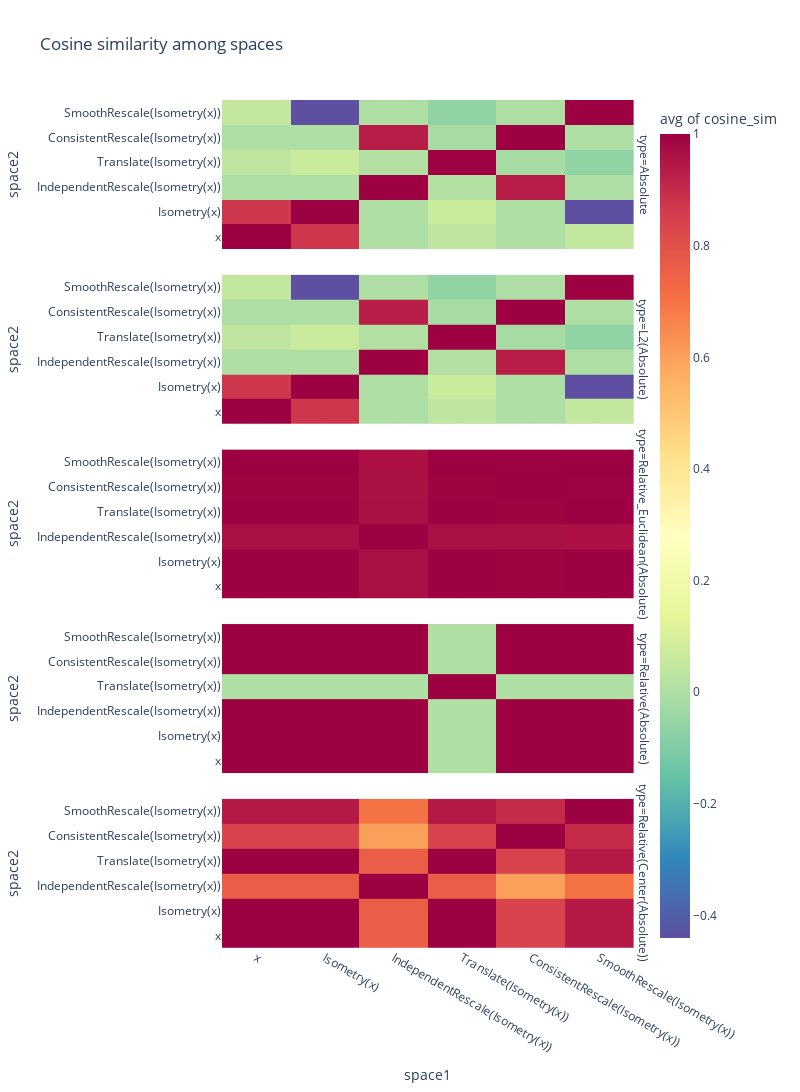

The notebook cell saved with this chart:
### Code cell
px.density_heatmap(
    space_df,
    x="space1",
    y="space2",
    z="cosine_sim",
    color_continuous_scale="Spectral_r",
    title="Cosine similarity among spaces",
    facet_row="type",
    histfunc="avg",
    height=len(name2space) * 300,
    width=800,
)

### Figure 1 — Plotly figure (JSON) as saved in the notebook; plotly's stock layout.template omitted (floating-point values rounded to 4 significant figures)
{"data": [{"coloraxis": "coloraxis", "histfunc": "avg", "hovertemplate": "type=Absolute<br>space1=%{x}<br>space2=%{y}<br>avg of cosine_sim=%{z}<extra></extra>", "name": "", "type": "histogram2d", "x": ["x", "x", "x", "x", "x", "x", "Isometry(x)", "Isometry(x)", "Isometry(x)", "Isometry(x)", "Isometry(x)", "Isometry(x)", "IndependentRescale(Isometry(x))", "IndependentRescale(Isometry(x))", "IndependentRescale(Isometry(x))", "IndependentRescale(Isometry(x))", "IndependentRescale(Isometry(x))", "IndependentRescale(Isometry(x))", "Translate(Isometry(x))", "Translate(Isometry(x))", "Translate(Isometry(x))", "Translate(Isometry(x))", "Translate(Isometry(x))", "Translate(Isometry(x))", "ConsistentRescale(Isometry(x))", "ConsistentRescale(Isometry(x))", "ConsistentRescale(Isometry(x))", "ConsistentRescale(Isometry(x))", "ConsistentRescale(Isometry(x))", "ConsistentRescale(Isometry(x))", "SmoothRescale(Isometry(x))", "SmoothRescale(Isometry(x))", "SmoothRescale(Isometry(x))", "SmoothRescale(Isometry(x))", "SmoothRescale(Isometry(x))", "SmoothRescale(Isometry(x))"], "xaxis": "x5", "xbingroup": "x", "y": ["x", "Isometry(x)", "IndependentRescale(Isometry(x))", "Translate(Isometry(x))", "ConsistentRescale(Isometry(x))", "SmoothRescale(Isometry(x))", "x", "Isometry(x)", "IndependentRescale(Isometry(x))", "Translate(Isometry(x))", "ConsistentRescale(Isometry(x))", "SmoothRescale(Isometry(x))", "x", "Isometry(x)", "IndependentRescale(Isometry(x))", "Translate(Isometry(x))", "ConsistentRescale(Isometry(x))", "SmoothRescale(Isometry(x))", "x", "Isometry(x)", "IndependentRescale(Isometry(x))", "Translate(Isometry(x))", "ConsistentRescale(Isometry(x))", "SmoothRescale(Isometry(x))", "x", "Isometry(x)", "IndependentRescale(Isometry(x))", "Translate(Isometry(x))", "ConsistentRescale(Isometry(x))", "SmoothRescale(Isometry(x))", "x", "Isometry(x)", "IndependentRescale(Isometry(x))", "Translate(Isometry(x))", "ConsistentRescale(Isometry(x))", "SmoothRescale(Isometry(x))"], "yaxis": "y5", "ybingroup": "y", "z": [1, 0.8744, -8.643e-09, 0.04165, 5.96e-10, 0.0507, 0.8744, 1, -2.98e-09, 0.06821, 4.172e-09, -0.4402, -8.643e-09, -2.98e-09, 1, 0.0102, 0.9329, 8.345e-09, 0.04165, 0.06821, 0.0102, 1, -0.0187, -0.06332, 5.96e-10, 4.172e-09, 0.9329, -0.0187, 1, -1.609e-08, 0.0507, -0.4402, 8.345e-09, -0.06332, -1.609e-08, 1]}, {"coloraxis": "coloraxis", "histfunc": "avg", "hovertemplate": "type=L2(Absolute)<br>space1=%{x}<br>space2=%{y}<br>avg of cosine_sim=%{z}<extra></extra>", "name": "", "type": "histogram2d", "x": ["x", "x", "x", "x", "x", "x", "Isometry(x)", "Isometry(x)", "Isometry(x)", "Isometry(x)", "Isometry(x)", "Isometry(x)", "IndependentRescale(Isometry(x))", "IndependentRescale(Isometry(x))", "IndependentRescale(Isometry(x))", "IndependentRescale(Isometry(x))", "IndependentRescale(Isometry(x))", "IndependentRescale(Isometry(x))", "Translate(Isometry(x))", "Translate(Isometry(x))", "Translate(Isometry(x))", "Translate(Isometry(x))", "Translate(Isometry(x))", "Translate(Isometry(x))", "ConsistentRescale(Isometry(x))", "ConsistentRescale(Isometry(x))", "ConsistentRescale(Isometry(x))", "ConsistentRescale(Isometry(x))", "ConsistentRescale(Isometry(x))", "ConsistentRescale(Isometry(x))", "SmoothRescale(Isometry(x))", "SmoothRescale(Isometry(x))", "SmoothRescale(Isometry(x))", "SmoothRescale(Isometry(x))", "SmoothRescale(Isometry(x))", "SmoothRescale(Isometry(x))"], "xaxis": "x4", "xbingroup": "x", "y": ["x", "Isometry(x)", "IndependentRescale(Isometry(x))", "Translate(Isometry(x))", "ConsistentRescale(Isometry(x))", "SmoothRescale(Isometry(x))", "x", "Isometry(x)", "IndependentRescale(Isometry(x))", "Translate(Isometry(x))", "ConsistentRescale(Isometry(x))", "SmoothRescale(Isometry(x))", "x", "Isometry(x)", "IndependentRescale(Isometry(x))", "Translate(Isometry(x))", "ConsistentRescale(Isometry(x))", "SmoothRescale(Isometry(x))", "x", "Isometry(x)", "IndependentRescale(Isometry(x))", "Translate(Isometry(x))", "ConsistentRescale(Isometry(x))", "SmoothRescale(Isometry(x))", "x", "Isometry(x)", "IndependentRescale(Isometry(x))", "Translate(Isometry(x))", "ConsistentRescale(Isometry(x))", "SmoothRescale(Isometry(x))", "x", "Isometry(x)", "IndependentRescale(Isometry(x))", "Translate(Isometry(x))", "ConsistentRescale(Isometry(x))", "SmoothRescale(Isometry(x))"], "yaxis": "y4", "ybingroup": "y", "z": [1, 0.8744, -2.98e-09, 0.04165, -2.384e-09, 0.0507, 0.8744, 1, 3.576e-09, 0.06821, 0, -0.4402, -2.98e-09, 3.576e-09, 1, 0.0102, 0.9329, -2.98e-09, 0.04165, 0.06821, 0.0102, 1, -0.0187, -0.06332, -2.384e-09, 0, 0.9329, -0.0187, 1, -5.364e-09, 0.0507, -0.4402, -2.98e-09, -0.06332, -5.364e-09, 1]}, {"coloraxis": "coloraxis", "histfunc": "avg", "hovertemplate": "type=Relative_Euclidean(Absolute)<br>space1=%{x}<br>space2=%{y}<br>avg of cosine_sim=%{z}<extra></extra>", "name": "", "type": "histogram2d", "x": ["x", "x", "x", "x", "x", "x", "Isometry(x)", "Isometry(x)", "Isometry(x)", "Isometry(x)", "Isometry(x)", "Isometry(x)", "IndependentRescale(Isometry(x))", "IndependentRescale(Isometry(x))", "IndependentRescale(Isometry(x))", "IndependentRescale(Isometry(x))", "IndependentRescale(Isometry(x))", "IndependentRescale(Isometry(x))", "Translate(Isometry(x))", "Translate(Isometry(x))", "Translate(Isometry(x))", "Translate(Isometry(x))", "Translate(Isometry(x))", "Translate(Isometry(x))", "ConsistentRescale(Isometry(x))", "ConsistentRescale(Isometry(x))", "ConsistentRescale(Isometry(x))", "ConsistentRescale(Isometry(x))", "ConsistentRescale(Isometry(x))", "ConsistentRescale(Isometry(x))", "SmoothRescale(Isometry(x))", "SmoothRescale(Isometry(x))", "SmoothRescale(Isometry(x))", "SmoothRescale(Isometry(x))", "SmoothRescale(Isometry(x))", "SmoothRescale(Isometry(x))"], "xaxis": "x3", "xbingroup": "x", "y": ["x", "Isometry(x)", "IndependentRescale(Isometry(x))", "Translate(Isometry(x))", "ConsistentRescale(Isometry(x))", "SmoothRescale(Isometry(x))", "x", "Isometry(x)", "IndependentRescale(Isometry(x))", "Translate(Isometry(x))", "ConsistentRescale(Isometry(x))", "SmoothRescale(Isometry(x))", "x", "Isometry(x)", "IndependentRescale(Isometry(x))", "Translate(Isometry(x))", "ConsistentRescale(Isometry(x))", "SmoothRescale(Isometry(x))", "x", "Isometry(x)", "IndependentRescale(Isometry(x))", "Translate(Isometry(x))", "ConsistentRescale(Isometry(x))", "SmoothRescale(Isometry(x))", "x", "Isometry(x)", "IndependentRescale(Isometry(x))", "Translate(Isometry(x))", "ConsistentRescale(Isometry(x))", "SmoothRescale(Isometry(x))", "x", "Isometry(x)", "IndependentRescale(Isometry(x))", "Translate(Isometry(x))", "ConsistentRescale(Isometry(x))", "SmoothRescale(Isometry(x))"], "yaxis": "y3", "ybingroup": "y", "z": [1, 1, 0.9681, 1, 0.9956, 0.9993, 1, 1, 0.9681, 1, 0.9956, 0.9993, 0.9681, 0.9681, 1, 0.9681, 0.9627, 0.9642, 1, 1, 0.9681, 1, 0.9956, 0.9993, 0.9956, 0.9956, 0.9627, 0.9956, 1, 0.9972, 0.9993, 0.9993, 0.9642, 0.9993, 0.9972, 1]}, {"coloraxis": "coloraxis", "histfunc": "avg", "hovertemplate": "type=Relative(Absolute)<br>space1=%{x}<br>space2=%{y}<br>avg of cosine_sim=%{z}<extra></extra>", "name": "", "type": "histogram2d", "x": ["x", "x", "x", "x", "x", "x", "Isometry(x)", "Isometry(x)", "Isometry(x)", "Isometry(x)", "Isometry(x)", "Isometry(x)", "IndependentRescale(Isometry(x))", "IndependentRescale(Isometry(x))", "IndependentRescale(Isometry(x))", "IndependentRescale(Isometry(x))", "IndependentRescale(Isometry(x))", "IndependentRescale(Isometry(x))", "Translate(Isometry(x))", "Translate(Isometry(x))", "Translate(Isometry(x))", "Translate(Isometry(x))", "Translate(Isometry(x))", "Translate(Isometry(x))", "ConsistentRescale(Isometry(x))", "ConsistentRescale(Isometry(x))", "ConsistentRescale(Isometry(x))", "ConsistentRescale(Isometry(x))", "ConsistentRescale(Isometry(x))", "ConsistentRescale(Isometry(x))", "SmoothRescale(Isometry(x))", "SmoothRescale(Isometry(x))", "SmoothRescale(Isometry(x))", "SmoothRescale(Isometry(x))", "SmoothRescale(Isometry(x))", "SmoothRescale(Isometry(x))"], "xaxis": "x2", "xbingroup": "x", "y": ["x", "Isometry(x)", "IndependentRescale(Isometry(x))", "Translate(Isometry(x))", "ConsistentRescale(Isometry(x))", "SmoothRescale(Isometry(x))", "x", "Isometry(x)", "IndependentRescale(Isometry(x))", "Translate(Isometry(x))", "ConsistentRescale(Isometry(x))", "SmoothRescale(Isometry(x))", "x", "Isometry(x)", "IndependentRescale(Isometry(x))", "Translate(Isometry(x))", "ConsistentRescale(Isometry(x))", "SmoothRescale(Isometry(x))", "x", "Isometry(x)", "IndependentRescale(Isometry(x))", "Translate(Isometry(x))", "ConsistentRescale(Isometry(x))", "SmoothRescale(Isometry(x))", "x", "Isometry(x)", "IndependentRescale(Isometry(x))", "Translate(Isometry(x))", "ConsistentRescale(Isometry(x))", "SmoothRescale(Isometry(x))", "x", "Isometry(x)", "IndependentRescale(Isometry(x))", "Translate(Isometry(x))", "ConsistentRescale(Isometry(x))", "SmoothRescale(Isometry(x))"], "yaxis": "y2", "ybingroup": "y", "z": [1, 1, 1, 0.001611, 1, 1, 1, 1, 1, 0.001611, 1, 1, 1, 1, 1, 0.001611, 1, 1, 0.001611, 0.001611, 0.001611, 1, 0.001611, 0.001611, 1, 1, 1, 0.001611, 1, 1, 1, 1, 1, 0.001611, 1, 1]}, {"coloraxis": "coloraxis", "histfunc": "avg", "hovertemplate": "type=Relative(Center(Absolute))<br>space1=%{x}<br>space2=%{y}<br>avg of cosine_sim=%{z}<extra></extra>", "name": "", "type": "histogram2d", "x": ["x", "x", "x", "x", "x", "x", "Isometry(x)", "Isometry(x)", "Isometry(x)", "Isometry(x)", "Isometry(x)", "Isometry(x)", "IndependentRescale(Isometry(x))", "IndependentRescale(Isometry(x))", "IndependentRescale(Isometry(x))", "IndependentRescale(Isometry(x))", "IndependentRescale(Isometry(x))", "IndependentRescale(Isometry(x))", "Translate(Isometry(x))", "Translate(Isometry(x))", "Translate(Isometry(x))", "Translate(Isometry(x))", "Translate(Isometry(x))", "Translate(Isometry(x))", "ConsistentRescale(Isometry(x))", "ConsistentRescale(Isometry(x))", "ConsistentRescale(Isometry(x))", "ConsistentRescale(Isometry(x))", "ConsistentRescale(Isometry(x))", "ConsistentRescale(Isometry(x))", "SmoothRescale(Isometry(x))", "SmoothRescale(Isometry(x))", "SmoothRescale(Isometry(x))", "SmoothRescale(Isometry(x))", "SmoothRescale(Isometry(x))", "SmoothRescale(Isometry(x))"], "xaxis": "x", "xbingroup": "x", "y": ["x", "Isometry(x)", "IndependentRescale(Isometry(x))", "Translate(Isometry(x))", "ConsistentRescale(Isometry(x))", "SmoothRescale(Isometry(x))", "x", "Isometry(x)", "IndependentRescale(Isometry(x))", "Translate(Isometry(x))", "ConsistentRescale(Isometry(x))", "SmoothRescale(Isometry(x))", "x", "Isometry(x)", "IndependentRescale(Isometry(x))", "Translate(Isometry(x))", "ConsistentRescale(Isometry(x))", "SmoothRescale(Isometry(x))", "x", "Isometry(x)", "IndependentRescale(Isometry(x))", "Translate(Isometry(x))", "ConsistentRescale(Isometry(x))", "SmoothRescale(Isometry(x))", "x", "Isometry(x)", "IndependentRescale(Isometry(x))", "Translate(Isometry(x))", "ConsistentRescale(Isometry(x))", "SmoothRescale(Isometry(x))", "x", "Isometry(x)", "IndependentRescale(Isometry(x))", "Translate(Isometry(x))", "ConsistentRescale(Isometry(x))", "SmoothRescale(Isometry(x))"], "yaxis": "y", "ybingroup": "y", "z": [1, 1, 0.76, 1, 0.84, 0.94, 1, 1, 0.76, 1, 0.84, 0.94, 0.76, 0.76, 1, 0.76, 0.6, 0.7, 1, 1, 0.76, 1, 0.84, 0.94, 0.84, 0.84, 0.6, 0.84, 1, 0.9, 0.94, 0.94, 0.7, 0.94, 0.9, 1]}], "layout": {"annotations": [{"font": {}, "showarrow": false, "text": "type=Relative(Center(Absolute))", "textangle": 90, "x": 0.98, "xanchor": "left", "xref": "paper", "y": 0.088, "yanchor": "middle", "yref": "paper"}, {"font": {}, "showarrow": false, "text": "type=Relative(Absolute)", "textangle": 90, "x": 0.98, "xanchor": "left", "xref": "paper", "y": 0.294, "yanchor": "middle", "yref": "paper"}, {"font": {}, "showarrow": false, "text": "type=Relative_Euclidean(Absolute)", "textangle": 90, "x": 0.98, "xanchor": "left", "xref": "paper", "y": 0.5, "yanchor": "middle", "yref": "paper"}, {"font": {}, "showarrow": false, "text": "type=L2(Absolute)", "textangle": 90, "x": 0.98, "xanchor": "left", "xref": "paper", "y": 0.706, "yanchor": "middle", "yref": "paper"}, {"font": {}, "showarrow": false, "text": "type=Absolute", "textangle": 90, "x": 0.98, "xanchor": "left", "xref": "paper", "y": 0.912, "yanchor": "middle", "yref": "paper"}], "coloraxis": {"colorbar": {"title": {"text": "avg of cosine_sim"}}, "colorscale": [[0, "rgb(94,79,162)"], [0.1, "rgb(50,136,189)"], [0.2, "rgb(102,194,165)"], [0.3, "rgb(171,221,164)"], [0.4, "rgb(230,245,152)"], [0.5, "rgb(255,255,191)"], [0.6, "rgb(254,224,139)"], [0.7, "rgb(253,174,97)"], [0.8, "rgb(244,109,67)"], [0.9, "rgb(213,62,79)"], [1, "rgb(158,1,66)"]]}, "height": 1500, "legend": {"tracegroupgap": 0}, "title": {"text": "Cosine similarity among spaces"}, "width": 800, "xaxis": {"anchor": "y", "domain": [0, 0.98], "title": {"text": "space1"}}, "xaxis2": {"anchor": "y2", "domain": [0, 0.98], "matches": "x", "showticklabels": false}, "xaxis3": {"anchor": "y3", "domain": [0, 0.98], "matches": "x", "showticklabels": false}, "xaxis4": {"anchor": "y4", "domain": [0, 0.98], "matches": "x", "showticklabels": false}, "xaxis5": {"anchor": "y5", "domain": [0, 0.98], "matches": "x", "showticklabels": false}, "yaxis": {"anchor": "x", "domain": [0, 0.176], "title": {"text": "space2"}}, "yaxis2": {"anchor": "x2", "domain": [0.206, 0.382], "matches": "y", "title": {"text": "space2"}}, "yaxis3": {"anchor": "x3", "domain": [0.412, 0.588], "matches": "y", "title": {"text": "space2"}}, "yaxis4": {"anchor": "x4", "domain": [0.618, 0.794], "matches": "y", "title": {"text": "space2"}}, "yaxis5": {"anchor": "x5", "domain": [0.824, 1], "matches": "y", "title": {"text": "space2"}}}}
